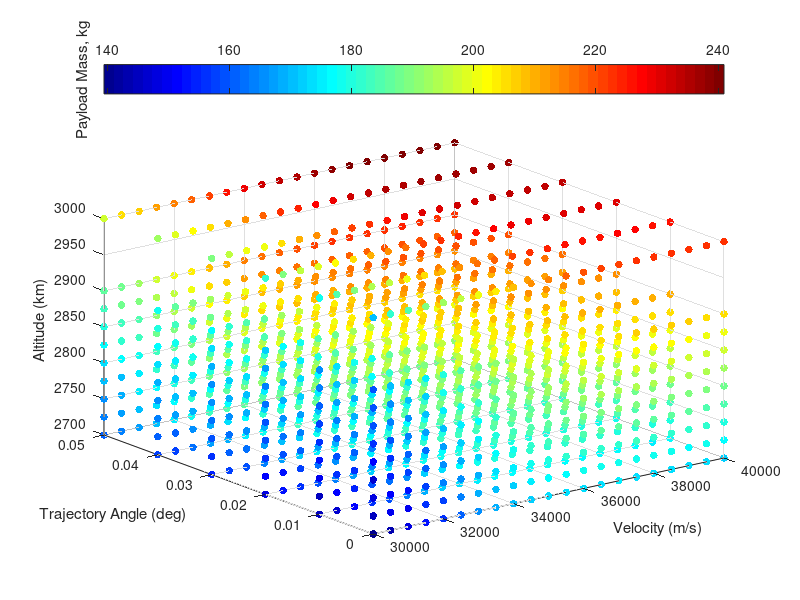
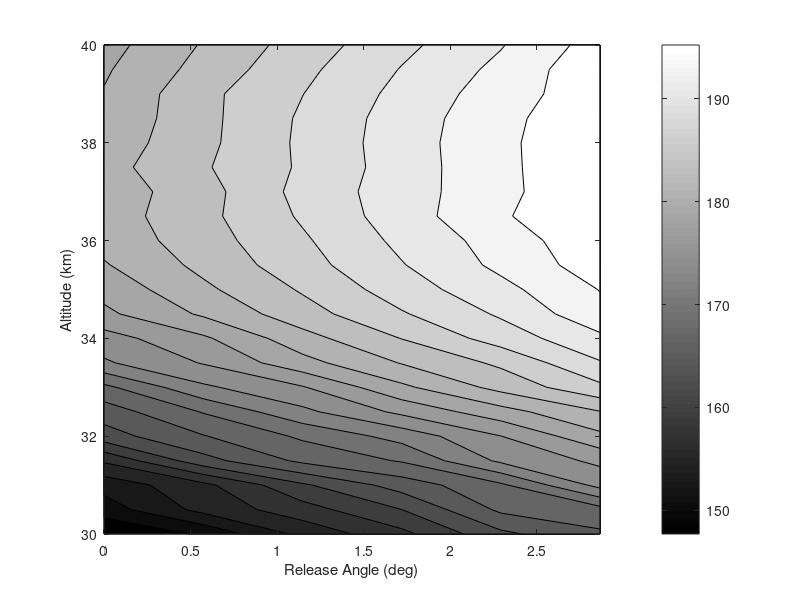

These charts were generated, in order, by the following MATLAB code: (Note: this script raises an error after producing the figures.)
% visualising third stage cost results
% clear all
ThirdStageData = sortrows(dlmread('thirdstageforvis.dat'));
Atmosphere = dlmread('atmosphere.txt');
% map = [0, 0, 0
%     0, 0, 0
%     .0, 0, 0
%     .2, 0, 0
%     .6, 0, 0.0
%     1.0, 0, 0];
% colormap(map)




colormap jet
scatter3(ThirdStageData(:,3),ThirdStageData(:,4),ThirdStageData(:,5),30,ThirdStageData(:,6), 'filled')

ylabel('Trajectory Angle (deg)')
xlabel('Velocity (m/s)')
zlabel('Altitude (km)')
c=colorbar('northoutside');
ylabel(c,'Payload Mass, kg')



% [Alt,Angle,Vel,Payload] = thirdstagemanipulation('thirdstage.dat');
% 
% [meshAlt,meshAngle,meshVel] = meshgrid(Alt,Angle,Vel);
% 
% for i = 1:length(Alt)
%     for j = 1:length(Angle)
%         for k = 1: length(Vel)
%             meshPayload(j,i,k) = interp3(meshAlt,meshAngle,meshVel,Payload,Alt(i),Angle(j),Vel(k));
% 
%         end
%     end
% end

[meshAlt,meshAngle,meshVel] = meshgrid(unique(ThirdStageData(:,3)),unique(ThirdStageData(:,4)),unique(ThirdStageData(:,5)));
meshPayload = permute(reshape(ThirdStageData(:,6),[length(unique(ThirdStageData(:,5))),length(unique(ThirdStageData(:,4))),length(unique(ThirdStageData(:,3)))]),[2 3 1]);

% 
% figure(2)
% ax1 = subplot(2,2,1);
% colormap(gray)
% C = contourf(meshAngle(:,:,1),meshAlt(:,:,1)/1000,meshPayload(:,:,1),13)
% 
% xlabel('Trajectory Angle (deg)')
% ylabel('Altitude (km)')
% title('2800 m/s')
% 
% 
% ax2 = subplot(2,2,2);
% colormap(gray)
% C = contourf(meshAngle(:,:,3),meshAlt(:,:,3)/1000,meshPayload(:,:,3),13)
% 
% xlabel('Trajectory Angle (deg)')
% ylabel('Altitude (km)')
% 
% title('2850 m/s')
% 
% ax3 = subplot(2,2,3);
% colormap(gray)
% C = contourf(meshAngle(:,:,5),meshAlt(:,:,5)/1000,meshPayload(:,:,5),13)
% 
% xlabel('Trajectory Angle (deg)')
% ylabel('Altitude (km)')
% 
% title('2900 m/s')
% 



% ax4 = subplot(2,2,4);
% colormap(gray)
% C = contourf(meshAngle(:,:,6),meshAlt(:,:,6)/1000,meshPayload3,13)
% c=colorbar('southoutside')
% c.LimitsMode = 'manual'
% c.Limits = [200 320]
% xlabel('Trajectory Angle (deg)')
% ylabel('Altitude (km)')
% ylabel(c,'Payload Mass, kg')
% 
% set([ax1 ax2 ax3 ax4],'clim',[200 320]);


 figure(200)

colormap(gray)
C = contourf(rad2deg(meshAngle(:,:,3)),meshAlt(:,:,3)/1000,meshPayload(:,:,3),20)
% C = contourf(rad2deg(meshAngle),meshAlt/1000,meshPayload,13)

xlabel('Release Angle (deg)')
ylabel('Altitude (km)')
% title('2750 m/s')
% ylim([30 40])
c = colorbar;
c.Label.String = 'Payload (kg)';

% slice(threeDMAT,[1,3,5],[],[])
% colormap hsv


% contourslice(threeDMAT,[1,3,6],[],[],10)



% getting maximum values
[max1,ind1] = max(threeDMAT,[],3);

[max2,ind2] = max(max1,[],2);

ind  = [ind1(ind2),ind2] % this really doesnt tell me much, as it wants very high altitude all the time





% plotting density


figure(4)
plot(Atmosphere(:,1)/1000,  Atmosphere(:,4)),'Color','k','LineWidth',0.8;
xlim([20,40])

xlabel('Altitude (km)')
ylabel('Density (kg/m^3)')


figure(5)

[meshAngle2,meshVel2,meshAlt2] = meshgrid(Angle,Vel,Alt);

colormap(gray)

colormap(flipud(colormap))
hx = slice(meshAngle2,meshVel2,meshAlt2./1000,threeDMAT,[],[2600:100:3000],[])

% [Xq,Yq,Zq] = meshgrid([0:.5:5],[2600:100:3000],[20000:500:40000]);
% threeDMATint = interp3(meshAngle2,meshVel2,meshAlt2,threeDMAT,Xq,Yq,Zq);
% hx = slice(Xq,Yq,Zq/1000,threeDMATint,[],[2600:100:3000],[]);

caxis([220 340]) 
c=colorbar('northoutside')
c.LimitsMode = 'manual'
c.Limits = [180 320]

set(hx, 'EdgeColor', 'none');

% set(hx, 'FaceColor', 'interp'); % use this to smooth
set(hx, 'FaceColor', 'flat');

xlabel('Trajectory Angle (deg)','FontSize',17)
ylabel('Velocity (m/s)','FontSize',17)
zlabel('Altitude (km)','FontSize',17)
ylabel(c,'Payload Mass, kg','FontSize',17)
